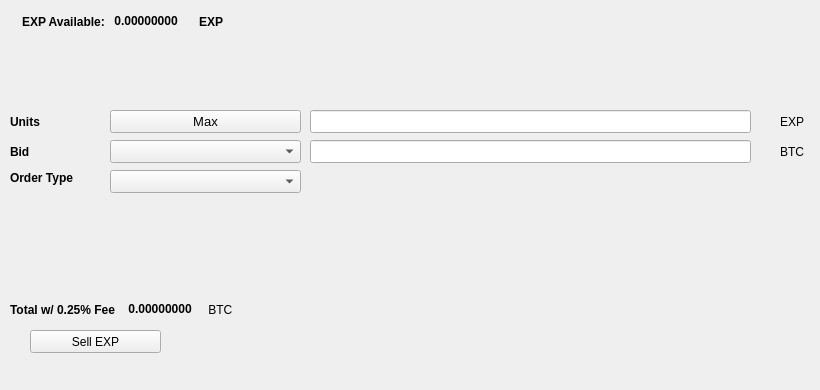
   <widget class="QWidget" name="SellTab">
    <attribute name="title">
     <string>Sell</string>
    </attribute>
    <widget class="QLabel" name="label_16">
     <property name="geometry">
      <rect>
       <x>780</x>
       <y>140</y>
       <width>31</width>
       <height>23</height>
      </rect>
     </property>
     <property name="text">
      <string>BTC</string>
     </property>
    </widget>
    <widget class="QComboBox" name="SellBidcomboBox">
     <property name="geometry">
      <rect>
       <x>110</x>
       <y>140</y>
       <width>191</width>
       <height>23</height>
      </rect>
     </property>
     <property name="font">
      <font>
       <pointsize>10</pointsize>
      </font>
     </property>
    </widget>
    <widget class="QLabel" name="label_18">
     <property name="geometry">
      <rect>
       <x>10</x>
       <y>110</y>
       <width>46</width>
       <height>23</height>
      </rect>
     </property>
     <property name="font">
      <font>
       <weight>75</weight>
       <bold>true</bold>
      </font>
     </property>
     <property name="text">
      <string>Units</string>
     </property>
    </widget>
    <widget class="QPushButton" name="Sell_Max_Amount">
     <property name="geometry">
      <rect>
       <x>110</x>
       <y>110</y>
       <width>191</width>
       <height>23</height>
      </rect>
     </property>
     <property name="font">
      <font>
       <pointsize>10</pointsize>
      </font>
     </property>
     <property name="text">
      <string>Max</string>
     </property>
    </widget>
    <widget class="QLabel" name="label_20">
     <property name="geometry">
      <rect>
       <x>10</x>
       <y>170</y>
       <width>91</width>
       <height>16</height>
      </rect>
     </property>
     <property name="font">
      <font>
       <weight>75</weight>
       <bold>true</bold>
      </font>
     </property>
     <property name="text">
      <string>Order Type</string>
     </property>
    </widget>
    <widget class="QComboBox" name="SellOrdertypeCombo">
     <property name="geometry">
      <rect>
       <x>110</x>
       <y>170</y>
       <width>191</width>
       <height>23</height>
      </rect>
     </property>
     <property name="font">
      <font>
       <pointsize>10</pointsize>
      </font>
     </property>
    </widget>
    <widget class="QLabel" name="label_21">
     <property name="geometry">
      <rect>
       <x>10</x>
       <y>140</y>
       <width>46</width>
       <height>23</height>
      </rect>
     </property>
     <property name="font">
      <font>
       <weight>75</weight>
       <bold>true</bold>
      </font>
     </property>
     <property name="text">
      <string>Bid</string>
     </property>
    </widget>
    <widget class="QLabel" name="label_22">
     <property name="geometry">
      <rect>
       <x>780</x>
       <y>110</y>
       <width>31</width>
       <height>23</height>
      </rect>
     </property>
     <property name="text">
      <string>EXP</string>
     </property>
    </widget>
    <widget class="QLineEdit" name="UnitsInputEXP">
     <property name="geometry">
      <rect>
       <x>310</x>
       <y>110</y>
       <width>441</width>
       <height>23</height>
      </rect>
     </property>
     <property name="font">
      <font>
       <pointsize>9</pointsize>
       <weight>75</weight>
       <bold>true</bold>
      </font>
     </property>
    </widget>
    <widget class="QLineEdit" name="SellBidPriceEdit">
     <property name="geometry">
      <rect>
       <x>310</x>
       <y>140</y>
       <width>441</width>
       <height>23</height>
      </rect>
     </property>
     <property name="font">
      <font>
       <pointsize>9</pointsize>
       <weight>75</weight>
       <bold>true</bold>
      </font>
     </property>
    </widget>
    <widget class="QPushButton" name="SellEXPBTN">
     <property name="geometry">
      <rect>
       <x>30</x>
       <y>330</y>
       <width>131</width>
       <height>23</height>
      </rect>
     </property>
     <property name="text">
      <string>Sell EXP</string>
     </property>
     <property name="icon">
      <iconset resource="../expedia">
       <normaloff>:/icons/bitcoin</normaloff>:/icons/bitcoin</iconset>
     </property>
    </widget>
    <widget class="QWidget" name="layoutWidget3">
     <property name="geometry">
      <rect>
       <x>22</x>
       <y>12</y>
       <width>258</width>
       <height>19</height>
      </rect>
     </property>
     <layout class="QHBoxLayout" name="horizontalLayout">
      <item>
       <widget class="QLabel" name="label232_2">
        <property name="font">
         <font>
          <weight>75</weight>
          <bold>true</bold>
         </font>
        </property>
        <property name="text">
         <string>EXP Available:</string>
        </property>
       </widget>
      </item>
      <item>
       <widget class="QLabel" name="EXPAvailableLabel">
        <property name="palette">
         <palette>
          <active>
           <colorrole role="WindowText">
            <brush brushstyle="SolidPattern">
             <color alpha="255">
              <red>0</red>
              <green>0</green>
              <blue>0</blue>
             </color>
            </brush>
           </colorrole>
           <colorrole role="Button">
            <brush brushstyle="SolidPattern">
             <color alpha="255">
              <red>0</red>
              <green>170</green>
              <blue>0</blue>
             </color>
            </brush>
           </colorrole>
           <colorrole role="Light">
            <brush brushstyle="SolidPattern">
             <color alpha="255">
              <red>0</red>
              <green>255</green>
              <blue>0</blue>
             </color>
            </brush>
           </colorrole>
           <colorrole role="Midlight">
            <brush brushstyle="SolidPattern">
             <color alpha="255">
              <red>0</red>
              <green>212</green>
              <blue>0</blue>
             </color>
            </brush>
           </colorrole>
           <colorrole role="Dark">
            <brush brushstyle="SolidPattern">
             <color alpha="255">
              <red>0</red>
              <green>85</green>
              <blue>0</blue>
             </color>
            </brush>
           </colorrole>
           <colorrole role="Mid">
            <brush brushstyle="SolidPattern">
             <color alpha="255">
              <red>0</red>
              <green>113</green>
              <blue>0</blue>
             </color>
            </brush>
           </colorrole>
           <colorrole role="Text">
            <brush brushstyle="SolidPattern">
             <color alpha="255">
              <red>0</red>
              <green>170</green>
              <blue>0</blue>
             </color>
            </brush>
           </colorrole>
           <colorrole role="BrightText">
            <brush brushstyle="SolidPattern">
             <color alpha="255">
              <red>255</red>
              <green>255</green>
              <blue>255</blue>
             </color>
            </brush>
           </colorrole>
           <colorrole role="ButtonText">
            <brush brushstyle="SolidPattern">
             <color alpha="255">
              <red>0</red>
              <green>0</green>
              <blue>0</blue>
             </color>
            </brush>
           </colorrole>
           <colorrole role="Base">
            <brush brushstyle="SolidPattern">
             <color alpha="255">
              <red>255</red>
              <green>255</green>
              <blue>255</blue>
             </color>
            </brush>
           </colorrole>
           <colorrole role="Window">
            <brush brushstyle="SolidPattern">
             <color alpha="255">
              <red>0</red>
              <green>170</green>
              <blue>0</blue>
             </color>
            </brush>
           </colorrole>
           <colorrole role="Shadow">
            <brush brushstyle="SolidPattern">
             <color alpha="255">
              <red>0</red>
              <green>0</green>
              <blue>0</blue>
             </color>
            </brush>
           </colorrole>
           <colorrole role="AlternateBase">
            <brush brushstyle="SolidPattern">
             <color alpha="255">
              <red>127</red>
              <green>212</green>
              <blue>127</blue>
             </color>
            </brush>
           </colorrole>
           <colorrole role="ToolTipBase">
            <brush brushstyle="SolidPattern">
             <color alpha="255">
              <red>255</red>
              <green>255</green>
              <blue>220</blue>
             </color>
            </brush>
           </colorrole>
           <colorrole role="ToolTipText">
            <brush brushstyle="SolidPattern">
             <color alpha="255">
              <red>0</red>
              <green>0</green>
              <blue>0</blue>
             </color>
            </brush>
           </colorrole>
          </active>
          <inactive>
           <colorrole role="WindowText">
            <brush brushstyle="SolidPattern">
             <color alpha="255">
              <red>0</red>
              <green>0</green>
              <blue>0</blue>
             </color>
            </brush>
           </colorrole>
           <colorrole role="Button">
            <brush brushstyle="SolidPattern">
             <color alpha="255">
              <red>0</red>
              <green>170</green>
              <blue>0</blue>
             </color>
            </brush>
           </colorrole>
           <colorrole role="Light">
            <brush brushstyle="SolidPattern">
             <color alpha="255">
              <red>0</red>
              <green>255</green>
              <blue>0</blue>
             </color>
            </brush>
           </colorrole>
           <colorrole role="Midlight">
            <brush brushstyle="SolidPattern">
             <color alpha="255">
              <red>0</red>
              <green>212</green>
              <blue>0</blue>
             </color>
            </brush>
           </colorrole>
           <colorrole role="Dark">
            <brush brushstyle="SolidPattern">
             <color alpha="255">
              <red>0</red>
              <green>85</green>
              <blue>0</blue>
             </color>
            </brush>
           </colorrole>
           <colorrole role="Mid">
            <brush brushstyle="SolidPattern">
             <color alpha="255">
              <red>0</red>
              <green>113</green>
              <blue>0</blue>
             </color>
            </brush>
           </colorrole>
           <colorrole role="Text">
            <brush brushstyle="SolidPattern">
             <color alpha="255">
              <red>0</red>
              <green>170</green>
              <blue>0</blue>
             </color>
            </brush>
           </colorrole>
           <colorrole role="BrightText">
            <brush brushstyle="SolidPattern">
             <color alpha="255">
              <red>255</red>
              <green>255</green>
              <blue>255</blue>
             </color>
            </brush>
           </colorrole>
           <colorrole role="ButtonText">
            <brush brushstyle="SolidPattern">
             <color alpha="255">
              <red>0</red>
              <green>0</green>
              <blue>0</blue>
             </color>
            </brush>
           </colorrole>
           <colorrole role="Base">
            <brush brushstyle="SolidPattern">
             <color alpha="255">
              <red>255</red>
              <green>255</green>
              <blue>255</blue>
             </color>
            </brush>
           </colorrole>
           <colorrole role="Window">
            <brush brushstyle="SolidPattern">
             <color alpha="255">
              <red>0</red>
              <green>170</green>
              <blue>0</blue>
             </color>
            </brush>
           </colorrole>
           <colorrole role="Shadow">
            <brush brushstyle="SolidPattern">
             <color alpha="255">
              <red>0</red>
              <green>0</green>
              <blue>0</blue>
             </color>
            </brush>
           </colorrole>
           <colorrole role="AlternateBase">
            <brush brushstyle="SolidPattern">
             <color alpha="255">
              <red>127</red>
              <green>212</green>
              <blue>127</blue>
             </color>
            </brush>
           </colorrole>
           <colorrole role="ToolTipBase">
            <brush brushstyle="SolidPattern">
             <color alpha="255">
              <red>255</red>
              <green>255</green>
              <blue>220</blue>
             </color>
            </brush>
           </colorrole>
           <colorrole role="ToolTipText">
            <brush brushstyle="SolidPattern">
             <color alpha="255">
              <red>0</red>
              <green>0</green>
              <blue>0</blue>
             </color>
            </brush>
           </colorrole>
          </inactive>
          <disabled>
           <colorrole role="WindowText">
            <brush brushstyle="SolidPattern">
             <color alpha="255">
              <red>0</red>
              <green>85</green>
              <blue>0</blue>
             </color>
            </brush>
           </colorrole>
           <colorrole role="Button">
            <brush brushstyle="SolidPattern">
             <color alpha="255">
              <red>0</red>
              <green>170</green>
              <blue>0</blue>
             </color>
            </brush>
           </colorrole>
           <colorrole role="Light">
            <brush brushstyle="SolidPattern">
             <color alpha="255">
              <red>0</red>
              <green>255</green>
              <blue>0</blue>
             </color>
            </brush>
           </colorrole>
           <colorrole role="Midlight">
            <brush brushstyle="SolidPattern">
             <color alpha="255">
              <red>0</red>
              <green>212</green>
              <blue>0</blue>
             </color>
            </brush>
           </colorrole>
           <colorrole role="Dark">
            <brush brushstyle="SolidPattern">
             <color alpha="255">
              <red>0</red>
              <green>85</green>
              <blue>0</blue>
             </color>
            </brush>
           </colorrole>
           <colorrole role="Mid">
            <brush brushstyle="SolidPattern">
             <color alpha="255">
              <red>0</red>
              <green>113</green>
              <blue>0</blue>
             </color>
            </brush>
           </colorrole>
           <colorrole role="Text">
            <brush brushstyle="SolidPattern">
             <color alpha="255">
              <red>0</red>
              <green>85</green>
              <blue>0</blue>
             </color>
            </brush>
           </colorrole>
           <colorrole role="BrightText">
            <brush brushstyle="SolidPattern">
             <color alpha="255">
              <red>255</red>
              <green>255</green>
              <blue>255</blue>
             </color>
            </brush>
           </colorrole>
           <colorrole role="ButtonText">
            <brush brushstyle="SolidPattern">
             <color alpha="255">
              <red>0</red>
              <green>85</green>
              <blue>0</blue>
             </color>
            </brush>
           </colorrole>
           <colorrole role="Base">
            <brush brushstyle="SolidPattern">
             <color alpha="255">
              <red>0</red>
              <green>170</green>
              <blue>0</blue>
             </color>
            </brush>
           </colorrole>
           <colorrole role="Window">
            <brush brushstyle="SolidPattern">
             <color alpha="255">
              <red>0</red>
              <green>170</green>
              <blue>0</blue>
             </color>
            </brush>
           </colorrole>
           <colorrole role="Shadow">
            <brush brushstyle="SolidPattern">
             <color alpha="255">
              <red>0</red>
              <green>0</green>
              <blue>0</blue>
             </color>
            </brush>
           </colorrole>
           <colorrole role="AlternateBase">
            <brush brushstyle="SolidPattern">
             <color alpha="255">
              <red>0</red>
              <green>170</green>
              <blue>0</blue>
             </color>
            </brush>
           </colorrole>
           <colorrole role="ToolTipBase">
            <brush brushstyle="SolidPattern">
             <color alpha="255">
              <red>255</red>
              <green>255</green>
              <blue>220</blue>
             </color>
            </brush>
           </colorrole>
           <colorrole role="ToolTipText">
            <brush brushstyle="SolidPattern">
             <color alpha="255">
              <red>0</red>
              <green>0</green>
              <blue>0</blue>
             </color>
            </brush>
           </colorrole>
          </disabled>
         </palette>
        </property>
        <property name="font">
         <font>
          <weight>75</weight>
          <bold>true</bold>
         </font>
        </property>
        <property name="text">
         <string> 0.00000000 </string>
        </property>
        <property name="textInteractionFlags">
         <set>Qt::LinksAccessibleByMouse|Qt::TextSelectableByKeyboard|Qt::TextSelectableByMouse</set>
        </property>
       </widget>
      </item>
      <item>
       <widget class="QLabel" name="labelEXP">
        <property name="font">
         <font>
          <weight>75</weight>
          <bold>true</bold>
         </font>
        </property>
        <property name="text">
         <string>EXP</string>
        </property>
       </widget>
      </item>
     </layout>
    </widget>
    <widget class="QWidget" name="layoutWidget">
     <property name="geometry">
      <rect>
       <x>10</x>
       <y>300</y>
       <width>268</width>
       <height>19</height>
      </rect>
     </property>
     <layout class="QHBoxLayout" name="horizontalLayout_2">
      <item>
       <widget class="QLabel" name="label_19">
        <property name="font">
         <font>
          <weight>75</weight>
          <bold>true</bold>
         </font>
        </property>
        <property name="text">
         <string>Total w/ 0.25% Fee </string>
        </property>
       </widget>
      </item>
      <item>
       <widget class="QLabel" name="SellCostLabel">
        <property name="palette">
         <palette>
          <active>
           <colorrole role="WindowText">
            <brush brushstyle="SolidPattern">
             <color alpha="255">
              <red>0</red>
              <green>0</green>
              <blue>0</blue>
             </color>
            </brush>
           </colorrole>
           <colorrole role="Button">
            <brush brushstyle="SolidPattern">
             <color alpha="255">
              <red>0</red>
              <green>170</green>
              <blue>0</blue>
             </color>
            </brush>
           </colorrole>
           <colorrole role="Light">
            <brush brushstyle="SolidPattern">
             <color alpha="255">
              <red>0</red>
              <green>255</green>
              <blue>0</blue>
             </color>
            </brush>
           </colorrole>
           <colorrole role="Midlight">
            <brush brushstyle="SolidPattern">
             <color alpha="255">
              <red>0</red>
              <green>212</green>
              <blue>0</blue>
             </color>
            </brush>
           </colorrole>
           <colorrole role="Dark">
            <brush brushstyle="SolidPattern">
             <color alpha="255">
              <red>0</red>
              <green>85</green>
              <blue>0</blue>
             </color>
            </brush>
           </colorrole>
           <colorrole role="Mid">
            <brush brushstyle="SolidPattern">
             <color alpha="255">
              <red>0</red>
              <green>113</green>
              <blue>0</blue>
             </color>
            </brush>
           </colorrole>
           <colorrole role="Text">
            <brush brushstyle="SolidPattern">
             <color alpha="255">
              <red>0</red>
              <green>170</green>
              <blue>0</blue>
             </color>
            </brush>
           </colorrole>
           <colorrole role="BrightText">
            <brush brushstyle="SolidPattern">
             <color alpha="255">
              <red>255</red>
              <green>255</green>
              <blue>255</blue>
             </color>
            </brush>
           </colorrole>
           <colorrole role="ButtonText">
            <brush brushstyle="SolidPattern">
             <color alpha="255">
              <red>0</red>
              <green>0</green>
              <blue>0</blue>
             </color>
            </brush>
           </colorrole>
           <colorrole role="Base">
            <brush brushstyle="SolidPattern">
             <color alpha="255">
              <red>255</red>
              <green>255</green>
              <blue>255</blue>
             </color>
            </brush>
           </colorrole>
           <colorrole role="Window">
            <brush brushstyle="SolidPattern">
             <color alpha="255">
              <red>0</red>
              <green>170</green>
              <blue>0</blue>
             </color>
            </brush>
           </colorrole>
           <colorrole role="Shadow">
            <brush brushstyle="SolidPattern">
             <color alpha="255">
              <red>0</red>
              <green>0</green>
              <blue>0</blue>
             </color>
            </brush>
           </colorrole>
           <colorrole role="AlternateBase">
            <brush brushstyle="SolidPattern">
             <color alpha="255">
              <red>127</red>
              <green>212</green>
              <blue>127</blue>
             </color>
            </brush>
           </colorrole>
           <colorrole role="ToolTipBase">
            <brush brushstyle="SolidPattern">
             <color alpha="255">
              <red>255</red>
              <green>255</green>
              <blue>220</blue>
             </color>
            </brush>
           </colorrole>
           <colorrole role="ToolTipText">
            <brush brushstyle="SolidPattern">
             <color alpha="255">
              <red>0</red>
              <green>0</green>
              <blue>0</blue>
             </color>
            </brush>
           </colorrole>
          </active>
          <inactive>
           <colorrole role="WindowText">
            <brush brushstyle="SolidPattern">
             <color alpha="255">
              <red>0</red>
              <green>0</green>
              <blue>0</blue>
             </color>
            </brush>
           </colorrole>
           <colorrole role="Button">
            <brush brushstyle="SolidPattern">
             <color alpha="255">
              <red>0</red>
              <green>170</green>
              <blue>0</blue>
             </color>
            </brush>
           </colorrole>
           <colorrole role="Light">
            <brush brushstyle="SolidPattern">
             <color alpha="255">
              <red>0</red>
              <green>255</green>
              <blue>0</blue>
             </color>
            </brush>
           </colorrole>
           <colorrole role="Midlight">
            <brush brushstyle="SolidPattern">
             <color alpha="255">
              <red>0</red>
              <green>212</green>
              <blue>0</blue>
             </color>
            </brush>
           </colorrole>
           <colorrole role="Dark">
            <brush brushstyle="SolidPattern">
             <color alpha="255">
              <red>0</red>
              <green>85</green>
              <blue>0</blue>
             </color>
            </brush>
           </colorrole>
           <colorrole role="Mid">
            <brush brushstyle="SolidPattern">
             <color alpha="255">
              <red>0</red>
              <green>113</green>
              <blue>0</blue>
             </color>
            </brush>
           </colorrole>
           <colorrole role="Text">
            <brush brushstyle="SolidPattern">
             <color alpha="255">
              <red>0</red>
              <green>170</green>
              <blue>0</blue>
             </color>
            </brush>
           </colorrole>
           <colorrole role="BrightText">
            <brush brushstyle="SolidPattern">
             <color alpha="255">
              <red>255</red>
              <green>255</green>
              <blue>255</blue>
             </color>
            </brush>
           </colorrole>
           <colorrole role="ButtonText">
            <brush brushstyle="SolidPattern">
             <color alpha="255">
              <red>0</red>
              <green>0</green>
              <blue>0</blue>
             </color>
            </brush>
           </colorrole>
           <colorrole role="Base">
            <brush brushstyle="SolidPattern">
             <color alpha="255">
              <red>255</red>
              <green>255</green>
              <blue>255</blue>
             </color>
            </brush>
           </colorrole>
           <colorrole role="Window">
            <brush brushstyle="SolidPattern">
             <color alpha="255">
              <red>0</red>
              <green>170</green>
              <blue>0</blue>
             </color>
            </brush>
           </colorrole>
           <colorrole role="Shadow">
            <brush brushstyle="SolidPattern">
             <color alpha="255">
              <red>0</red>
              <green>0</green>
              <blue>0</blue>
             </color>
            </brush>
           </colorrole>
           <colorrole role="AlternateBase">
            <brush brushstyle="SolidPattern">
             <color alpha="255">
              <red>127</red>
              <green>212</green>
              <blue>127</blue>
             </color>
            </brush>
           </colorrole>
           <colorrole role="ToolTipBase">
            <brush brushstyle="SolidPattern">
             <color alpha="255">
              <red>255</red>
              <green>255</green>
              <blue>220</blue>
             </color>
            </brush>
           </colorrole>
           <colorrole role="ToolTipText">
            <brush brushstyle="SolidPattern">
             <color alpha="255">
              <red>0</red>
              <green>0</green>
              <blue>0</blue>
             </color>
            </brush>
           </colorrole>
          </inactive>
          <disabled>
           <colorrole role="WindowText">
            <brush brushstyle="SolidPattern">
             <color alpha="255">
              <red>0</red>
              <green>85</green>
              <blue>0</blue>
             </color>
            </brush>
           </colorrole>
           <colorrole role="Button">
            <brush brushstyle="SolidPattern">
             <color alpha="255">
              <red>0</red>
              <green>170</green>
              <blue>0</blue>
             </color>
            </brush>
           </colorrole>
           <colorrole role="Light">
            <brush brushstyle="SolidPattern">
             <color alpha="255">
              <red>0</red>
              <green>255</green>
              <blue>0</blue>
             </color>
            </brush>
           </colorrole>
           <colorrole role="Midlight">
            <brush brushstyle="SolidPattern">
             <color alpha="255">
              <red>0</red>
              <green>212</green>
              <blue>0</blue>
             </color>
            </brush>
           </colorrole>
           <colorrole role="Dark">
            <brush brushstyle="SolidPattern">
             <color alpha="255">
              <red>0</red>
              <green>85</green>
              <blue>0</blue>
             </color>
            </brush>
           </colorrole>
           <colorrole role="Mid">
            <brush brushstyle="SolidPattern">
             <color alpha="255">
              <red>0</red>
              <green>113</green>
              <blue>0</blue>
             </color>
            </brush>
           </colorrole>
           <colorrole role="Text">
            <brush brushstyle="SolidPattern">
             <color alpha="255">
              <red>0</red>
              <green>85</green>
              <blue>0</blue>
             </color>
            </brush>
           </colorrole>
           <colorrole role="BrightText">
            <brush brushstyle="SolidPattern">
             <color alpha="255">
              <red>255</red>
              <green>255</green>
              <blue>255</blue>
             </color>
            </brush>
           </colorrole>
           <colorrole role="ButtonText">
            <brush brushstyle="SolidPattern">
             <color alpha="255">
              <red>0</red>
              <green>85</green>
              <blue>0</blue>
             </color>
            </brush>
           </colorrole>
           <colorrole role="Base">
            <brush brushstyle="SolidPattern">
             <color alpha="255">
              <red>0</red>
              <green>170</green>
              <blue>0</blue>
             </color>
            </brush>
           </colorrole>
           <colorrole role="Window">
            <brush brushstyle="SolidPattern">
             <color alpha="255">
              <red>0</red>
              <green>170</green>
              <blue>0</blue>
             </color>
            </brush>
           </colorrole>
           <colorrole role="Shadow">
            <brush brushstyle="SolidPattern">
             <color alpha="255">
              <red>0</red>
              <green>0</green>
              <blue>0</blue>
             </color>
            </brush>
           </colorrole>
           <colorrole role="AlternateBase">
            <brush brushstyle="SolidPattern">
             <color alpha="255">
              <red>0</red>
              <green>170</green>
              <blue>0</blue>
             </color>
            </brush>
           </colorrole>
           <colorrole role="ToolTipBase">
            <brush brushstyle="SolidPattern">
             <color alpha="255">
              <red>255</red>
              <green>255</green>
              <blue>220</blue>
             </color>
            </brush>
           </colorrole>
           <colorrole role="ToolTipText">
            <brush brushstyle="SolidPattern">
             <color alpha="255">
              <red>0</red>
              <green>0</green>
              <blue>0</blue>
             </color>
            </brush>
           </colorrole>
          </disabled>
         </palette>
        </property>
        <property name="font">
         <font>
          <weight>75</weight>
          <bold>true</bold>
         </font>
        </property>
        <property name="autoFillBackground">
         <bool>false</bool>
        </property>
        <property name="text">
         <string> 0.00000000</string>
        </property>
        <property name="textInteractionFlags">
         <set>Qt::LinksAccessibleByMouse|Qt::TextSelectableByMouse</set>
        </property>
       </widget>
      </item>
      <item>
       <widget class="QLabel" name="label_17">
        <property name="font">
         <font>
          <weight>50</weight>
          <bold>false</bold>
         </font>
        </property>
        <property name="text">
         <string> BTC</string>
        </property>
       </widget>
      </item>
     </layout>
    </widget>
    <widget class="QLabel" name="label_23">
     <property name="geometry">
      <rect>
       <x>460</x>
       <y>300</y>
       <width>281</width>
       <height>81</height>
      </rect>
     </property>
     <property name="text">
      <string/>
     </property>
     <property name="pixmap">
      <pixmap>:/images/bittrex</pixmap>
     </property>
    </widget>
   </widget>
